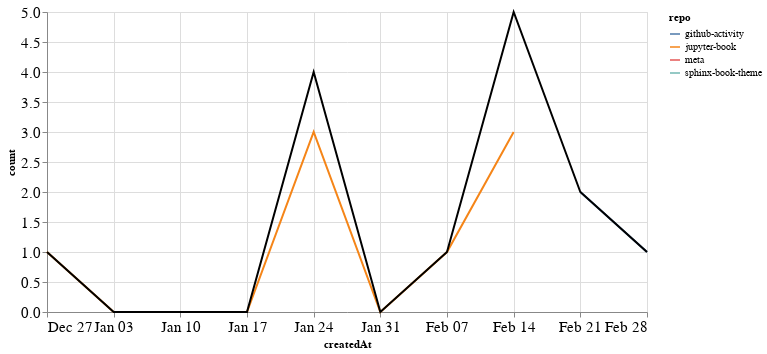

Source (notebook cell):
### Markdown cell above
### PRs

### Code cell
prs_time = prs.groupby('repo').resample('W', on='createdAt').count()['author'].reset_index()
prs_time = prs_time.rename(columns={'author': 'count'})
prs_time_total = prs_time.groupby('createdAt').agg({"count": "sum"}).reset_index()

ch1 = alt.Chart(prs_time, width=600).mark_line().encode(
    x='createdAt',
    y='count',
    color='repo',
    tooltip="repo"
)

ch2 = alt.Chart(prs_time_total, width=600).mark_line(color="black").encode(
    x='createdAt',
    y='count',
)

ch1 + ch2

### Figure 1 — Vega-Lite specification as saved in the notebook (floating-point values rounded to 4 significant figures)
{"config": {"axisLeft": {"labelFontSize": 15}, "axisBottom": {"labelFontSize": 15}}, "layer": [{"data": {"name": "data-b2e7ae4d626ee8abf68b850afb38c42f"}, "mark": "line", "encoding": {"color": {"type": "nominal", "field": "repo"}, "tooltip": {"type": "nominal", "field": "repo"}, "x": {"type": "temporal", "field": "createdAt"}, "y": {"type": "quantitative", "field": "count"}}, "width": 600}, {"data": {"name": "data-98fe4e589f9e8cc818302a133bbab234"}, "mark": {"type": "line", "color": "black"}, "encoding": {"x": {"type": "temporal", "field": "createdAt"}, "y": {"type": "quantitative", "field": "count"}}, "width": 600}], "$schema": "https://vega.github.io/schema/vega-lite/v4.8.1.json", "datasets": {"data-b2e7ae4d626ee8abf68b850afb38c42f": [{"repo": "github-activity", "createdAt": "2021-02-21T00:00:00", "count": 2}, {"repo": "github-activity", "createdAt": "2021-02-28T00:00:00", "count": 1}, {"repo": "jupyter-book", "createdAt": "2020-12-27T00:00:00", "count": 1}, {"repo": "jupyter-book", "createdAt": "2021-01-03T00:00:00", "count": 0}, {"repo": "jupyter-book", "createdAt": "2021-01-10T00:00:00", "count": 0}, {"repo": "jupyter-book", "createdAt": "2021-01-17T00:00:00", "count": 0}, {"repo": "jupyter-book", "createdAt": "2021-01-24T00:00:00", "count": 3}, {"repo": "jupyter-book", "createdAt": "2021-01-31T00:00:00", "count": 0}, {"repo": "jupyter-book", "createdAt": "2021-02-07T00:00:00", "count": 1}, {"repo": "jupyter-book", "createdAt": "2021-02-14T00:00:00", "count": 3}, {"repo": "meta", "createdAt": "2021-01-24T00:00:00", "count": 1}, {"repo": "sphinx-book-theme", "createdAt": "2021-02-14T00:00:00", "count": 2}], "data-98fe4e589f9e8cc818302a133bbab234": [{"createdAt": "2020-12-27T00:00:00", "count": 1}, {"createdAt": "2021-01-03T00:00:00", "count": 0}, {"createdAt": "2021-01-10T00:00:00", "count": 0}, {"createdAt": "2021-01-17T00:00:00", "count": 0}, {"createdAt": "2021-01-24T00:00:00", "count": 4}, {"createdAt": "2021-01-31T00:00:00", "count": 0}, {"createdAt": "2021-02-07T00:00:00", "count": 1}, {"createdAt": "2021-02-14T00:00:00", "count": 5}, {"createdAt": "2021-02-21T00:00:00", "count": 2}, {"createdAt": "2021-02-28T00:00:00", "count": 1}]}}
